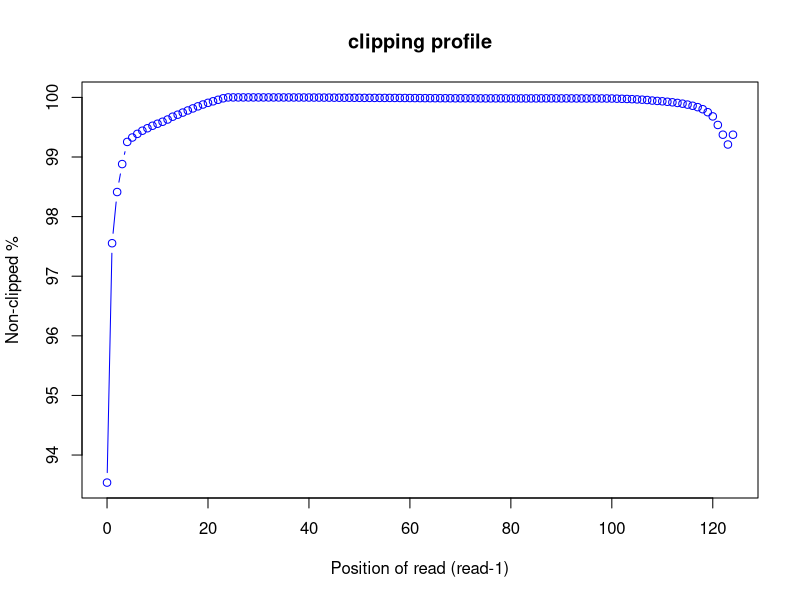
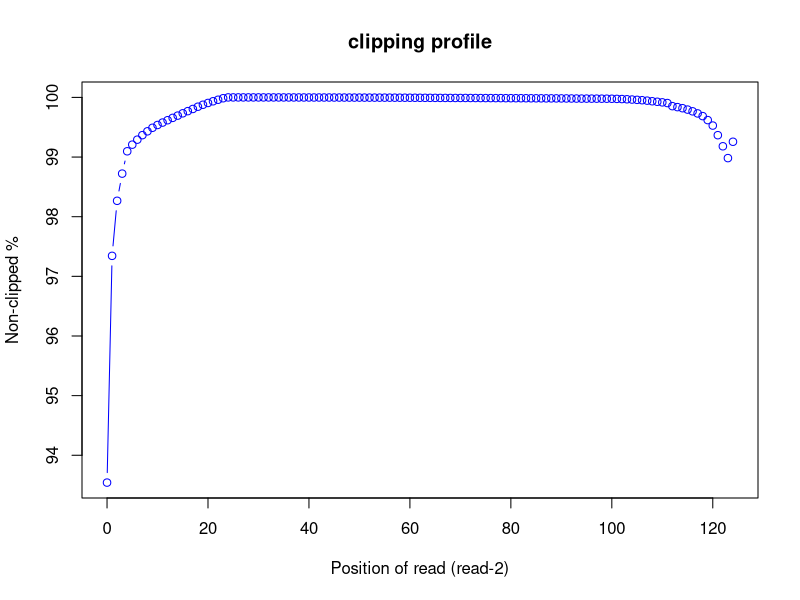

Write the R code that produced these figures, in order.
pdf("/home/genetics/HW1/mapped_data_quality/SRR11647700.clipping_profile.R1.pdf")
read_pos=c(0,1,2,3,4,5,6,7,8,9,10,11,12,13,14,15,16,17,18,19,20,21,22,23,24,25,26,27,28,29,30,31,32,33,34,35,36,37,38,39,40,41,42,43,44,45,46,47,48,49,50,51,52,53,54,55,56,57,58,59,60,61,62,63,64,65,66,67,68,69,70,71,72,73,74,75,76,77,78,79,80,81,82,83,84,85,86,87,88,89,90,91,92,93,94,95,96,97,98,99,100,101,102,103,104,105,106,107,108,109,110,111,112,113,114,115,116,117,118,119,120,121,122,123,124)
r1_clip_count=c(981351.0,371505.0,241063.0,169851.0,113417.0,102177.0,92890.0,84843.0,78553.0,72219.0,67085.0,61996.0,56313.0,49138.0,44034.0,38651.0,33305.0,28052.0,22774.0,18081.0,13801.0,9918.0,6066.0,2278.0,0,0,1.0,4.0,7.0,18.0,26.0,28.0,33.0,59.0,70.0,82.0,107.0,130.0,167.0,199.0,271.0,320.0,385.0,455.0,518.0,641.0,759.0,810.0,873.0,941.0,1063.0,1147.0,1193.0,1230.0,1278.0,1301.0,1309.0,1353.0,1430.0,1488.0,1611.0,1737.0,1818.0,1908.0,1985.0,2047.0,2092.0,2120.0,2182.0,2284.0,2275.0,2249.0,2246.0,2331.0,2426.0,2460.0,2440.0,2419.0,2414.0,2448.0,2475.0,2533.0,2523.0,2558.0,2491.0,2485.0,2434.0,2382.0,2371.0,2434.0,2504.0,2442.0,2498.0,2571.0,2613.0,2651.0,2646.0,2643.0,2641.0,2719.0,2797.0,3191.0,3509.0,3941.0,4488.0,5048.0,5769.0,6585.0,7997.0,8933.0,9902.0,11122.0,12464.0,14081.0,15956.0,18343.0,21290.0,24798.0,30026.0,37656.0,48410.0,70179.0,94986.0,119976.0,95058.0)
r1_nonclip_count = 15185548 - r1_clip_count
plot(read_pos, r1_nonclip_count*100/(r1_clip_count + r1_nonclip_count),col="blue",main="clipping profile",xlab="Position of read (read-1)",ylab="Non-clipped %",type="b")
dev.off()
pdf("/home/genetics/HW1/mapped_data_quality/SRR11647700.clipping_profile.R2.pdf")
read_pos=c(0,1,2,3,4,5,6,7,8,9,10,11,12,13,14,15,16,17,18,19,20,21,22,23,24,25,26,27,28,29,30,31,32,33,34,35,36,37,38,39,40,41,42,43,44,45,46,47,48,49,50,51,52,53,54,55,56,57,58,59,60,61,62,63,64,65,66,67,68,69,70,71,72,73,74,75,76,77,78,79,80,81,82,83,84,85,86,87,88,89,90,91,92,93,94,95,96,97,98,99,100,101,102,103,104,105,106,107,108,109,110,111,112,113,114,115,116,117,118,119,120,121,122,123,124)
r2_clip_count=c(980699.0,403398.0,263239.0,194031.0,137175.0,120299.0,107588.0,96114.0,86332.0,77356.0,70210.0,64051.0,58071.0,52103.0,46375.0,40476.0,34945.0,29423.0,23693.0,18697.0,14123.0,9832.0,5954.0,2111.0,0,2.0,2.0,3.0,7.0,15.0,15.0,27.0,37.0,50.0,60.0,71.0,82.0,101.0,125.0,152.0,177.0,204.0,210.0,240.0,246.0,273.0,328.0,336.0,393.0,420.0,447.0,483.0,520.0,538.0,582.0,579.0,612.0,670.0,741.0,775.0,839.0,894.0,974.0,1057.0,1116.0,1191.0,1286.0,1343.0,1382.0,1448.0,1456.0,1450.0,1526.0,1577.0,1669.0,1706.0,1748.0,1822.0,1844.0,1962.0,2030.0,2051.0,2092.0,2128.0,2240.0,2291.0,2348.0,2446.0,2441.0,2499.0,2566.0,2651.0,2756.0,2898.0,3006.0,3042.0,3100.0,3156.0,3227.0,3297.0,3421.0,3757.0,4188.0,4749.0,5450.0,6185.0,7123.0,8256.0,9789.0,11100.0,12599.0,14326.0,22251.0,24728.0,27482.0,31021.0,35419.0,40755.0,47628.0,57761.0,71698.0,96185.0,124424.0,154548.0,112908.0)
r2_nonclip_count = 15185548 - r2_clip_count
plot(read_pos, r2_nonclip_count*100/(r2_clip_count + r2_nonclip_count),col="blue",main="clipping profile",xlab="Position of read (read-2)",ylab="Non-clipped %",type="b")
dev.off()
